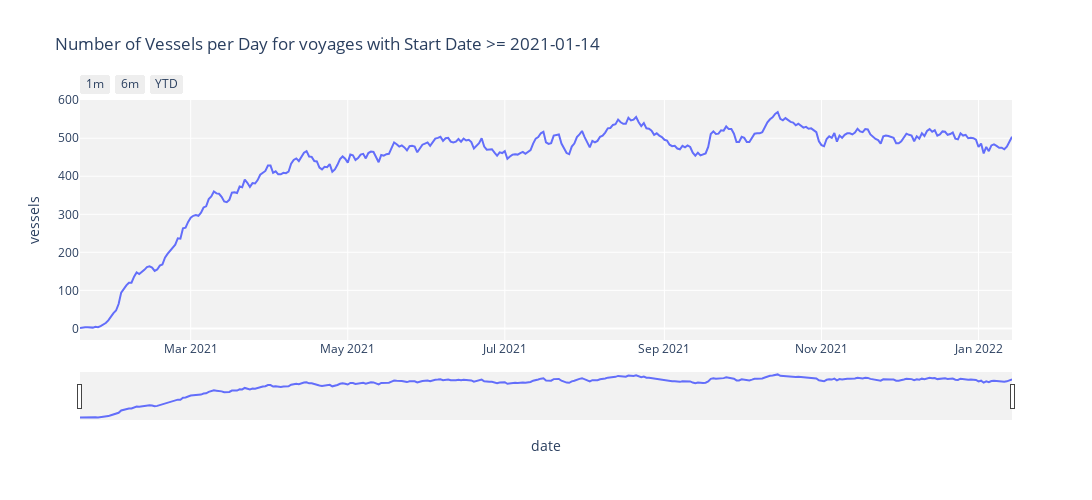

Here is the notebook cell this chart was saved with:
### Code cell
fig = px.line(num_of_vessels_time_series, x='date', y='vessels', 
              title = f'Number of Vessels per Day for voyages with Start Date >= {date_from}')

fig.update_traces(hovertemplate='Date: %{x|%Y-%m-%d}<br>Day: %{x|%A}<br>Vessels: %{y}')

# Add buttons with dates, if applicable
date_buttons = []
date_buttons = add_date_buttons(1, num_of_vessels_time_series) # 1 month back
date_buttons = add_date_buttons(6, num_of_vessels_time_series) # 6 months back
date_buttons = add_date_buttons(12, num_of_vessels_time_series) # 12 months back
date_buttons.append(dict(count = 1, label = "YTD", step = "year", stepmode = "todate"))
fig.update_xaxes(rangeslider_visible = True, rangeselector = dict(buttons = date_buttons))
fig.update_layout(
    width=1250,
    height=500,
    plot_bgcolor = 'rgba(0,0,0,0.05)')
fig.show()

### Figure 1 — Plotly figure (JSON) as saved in the notebook; plotly's stock layout.template omitted (floating-point values rounded to 4 significant figures; data arrays with more than 128 entries replaced by an {"elided": "..."} marker saying what was removed)
{"data": [{"hovertemplate": "Date: %{x|%Y-%m-%d}<br>Day: %{x|%A}<br>Vessels: %{y}", "legendgroup": "", "line": {"color": "#636efa", "dash": "solid"}, "marker": {"symbol": "circle"}, "mode": "lines", "name": "", "orientation": "v", "showlegend": false, "type": "scatter", "x": {"elided": "363 str values"}, "xaxis": "x", "y": {"elided": "363 int values"}, "yaxis": "y"}], "layout": {"height": 500, "legend": {"tracegroupgap": 0}, "plot_bgcolor": "rgba(0, 0, 0, 0.05)", "title": {"text": "Number of Vessels per Day for voyages with Start Date >= 2021-01-14"}, "width": 1250, "xaxis": {"anchor": "y", "autorange": true, "domain": [0, 1], "range": ["2021-01-17", "2022-01-14"], "rangeselector": {"buttons": [{"count": 1, "label": "1m", "step": "month", "stepmode": "backward"}, {"count": 6, "label": "6m", "step": "month", "stepmode": "backward"}, {"count": 1, "label": "YTD", "step": "year", "stepmode": "todate"}]}, "rangeslider": {"autorange": true, "range": ["2021-01-17", "2022-01-14"], "visible": true, "yaxis": {"_template": null, "rangemode": "match"}}, "title": {"text": "date"}, "type": "date"}, "yaxis": {"anchor": "x", "autorange": true, "domain": [0, 1], "range": [-30.56, 600.6], "title": {"text": "vessels"}, "type": "linear"}}}
